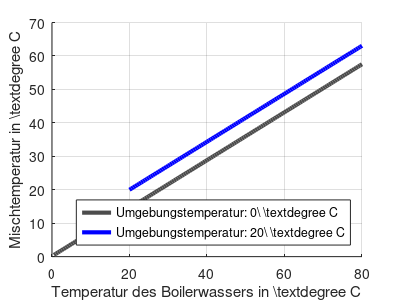

The MATLAB script that drew this image:
% Temperaturberechnung / Q-Mansy / Kuehlwassermanagement
% 21.Juni.2014
% Version 1
%
% Berechnung der Mischtemperatur.
close all
clear all
clc


% Voreinstellungen
m_M  = 100;        % Motormasse in kg
c_M  = 0.45;       % Waermekapazitaet Eisen in kJ*(1/K)*K
T_M  = 10;         % Temperatur des Motorblocks
m_KW = 5;          % Masse Kuehlwasser
m_W  = 40;         % Masse des Boilerwassers
c_W  = 4.18;       % Waermekapazitaet Wasser in kJ*(1/K)*K
T_W  = 70;         % Temperatur des Boilerwassers

% Berechnen der Mischtemperatur
m_F  = m_KW + m_W;
for k = 1:100     % Schleife zum variieren der Motorblocktemperatur 
  T_M(k) = k/2;
  for i = 1:160   % Schleife zum variieren der Boilertemperatur
    if i >= k
      T_W(i)   = i/2;
      % Mischtemperatur: T_KW + T_Boiler
      T_Z(i) = (m_KW*c_W*T_M(k) + m_W*c_W*T_W(i))/(m_W*c_W + m_KW*c_W);
      % Mischtemperatur mit Motorblock
      T_X(i,k) = (m_M*c_M*T_M(k) + m_F*c_W*T_Z(i))/(m_F*c_W + m_M*c_M);
    end
  end
end


%figure()
%[x,y] = meshgrid(T_M,T_W);
%mesh(x,y,T_X);
%xlabel('Motorblocktemperatur in \textdegree C');
%ylabel('Temperatur des Boilerwassers in \textdegree C');
%zlabel('Mischtemperatur');

figure()
hold on
Print1 = plot(T_W, T_X(:,1));
%Print2 = plot(T_W, T_X(:,10));
%Print3 = plot(T_W, T_X(:,20));
%Print4 = plot(T_W, T_X(:,30));
Print5 = plot(T_W(40:1:end), T_X(40:1:end,40));
set(Print1, 'linewidth', 3, 'Color', [.3 .3 .3]);
%set(Print2, 'linewidth', 2, 'Color', [0 1 1]);
%set(Print3, 'linewidth', 2, 'Color', [1 0 0]);
%set(Print4, 'linewidth', 2, 'Color', [0 1 0]);
set(Print5, 'linewidth', 3, 'Color', [0 0 1]);
xlim([0 80]);
xlabel('Temperatur des Boilerwassers in \textdegree C')
hLegend = legend([Print1 Print5], ...
                  'Umgebungstemperatur: 0\ \textdegree C',
                  'Umgebungstemperatur: 20\ \textdegree C',
                  'location', 'SouthEast');
ylabel('Mischtemperatur in \textdegree C')
grid on
set(gcf,'PaperUnits','inches','PaperPosition',[0 0 4 3])
print('Tempberechnung','-dtex','-r130');

